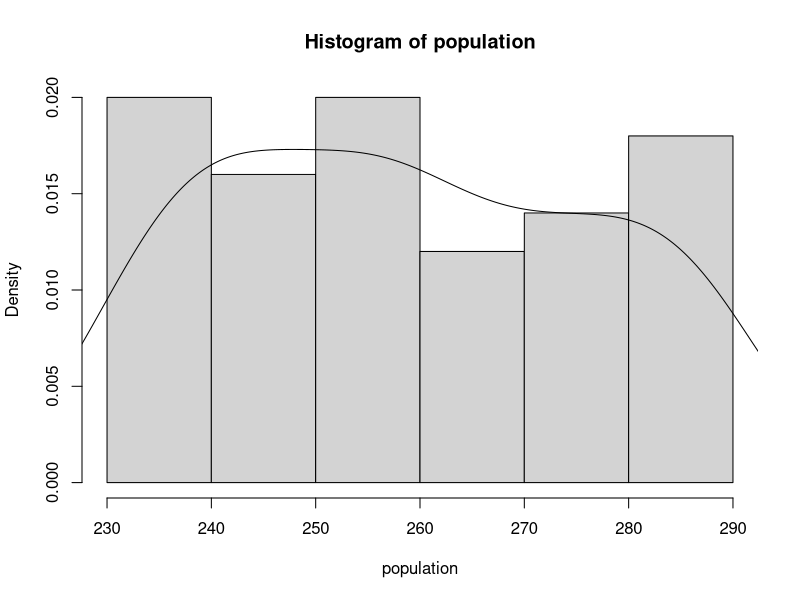
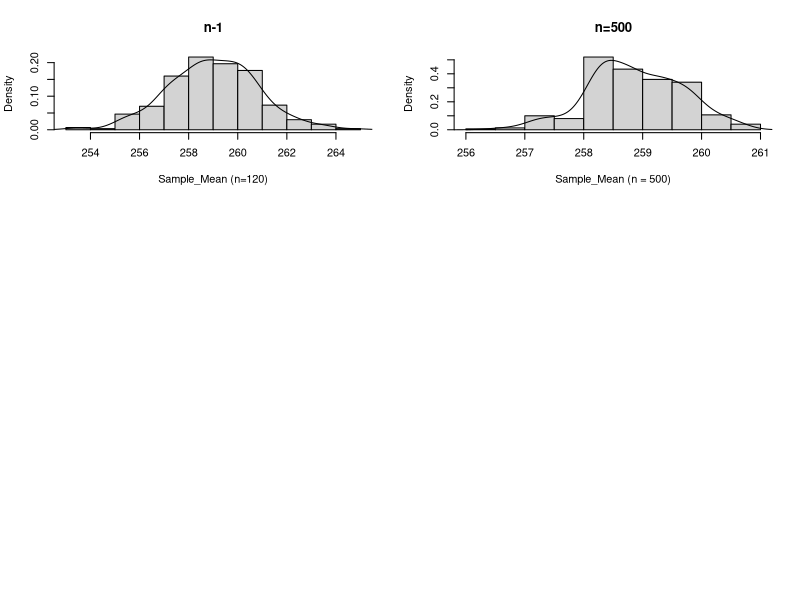

The R script that drew these images, in order:
##central limit theorem
#체육측정평가 W8 중심극한정리 

population <- sample(x=230:290, size=50)
population
summary(population)
par(mfrow = c(1, 1))
hist(population, freq=F)
lines(density(population))


par(mfrow =c(3, 2))

Sample_Mean=numeric()

for(i in 1:300) Sample_Mean[i] = mean(sample(population, 100, replace=TRUE))
hist(Sample_Mean, freq = F, main = "n-1", xlab = "Sample_Mean (n=120)")
lines(density(Sample_Mean))

Sample_Mean = numeric()

for(i in 1:300) Sample_Mean[i] = mean(sample(population, 500, replace=TRUE))
hist(Sample_Mean, freq = F, main = "n=500", xlab = "Sample_Mean (n = 500)")
lines(density(Sample_Mean))

Sample_Mean = numeric()

for(i in 1:300) Sample_Mean[i] - mean(sample(population, 1000, replace=TRUE))

